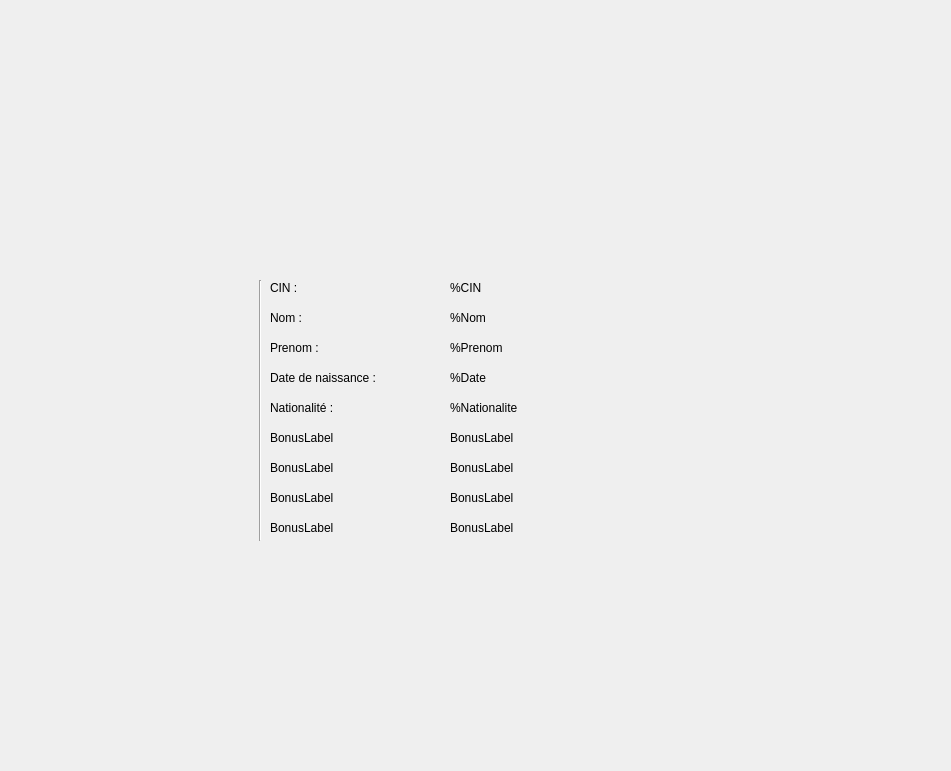
<?xml version="1.0" encoding="UTF-8"?>
<ui version="4.0">
 <class>acceuil</class>
 <widget class="QFrame" name="acceuil">
  <property name="geometry">
   <rect>
    <x>0</x>
    <y>0</y>
    <width>951</width>
    <height>771</height>
   </rect>
  </property>
  <property name="windowTitle">
   <string>Frame</string>
  </property>
  <property name="styleSheet">
   <string notr="true">font: 12pt &quot;Open Sans&quot;;</string>
  </property>
  <widget class="QLabel" name="UserIcon">
   <property name="geometry">
    <rect>
     <x>0</x>
     <y>285</y>
     <width>241</width>
     <height>251</height>
    </rect>
   </property>
   <property name="styleSheet">
    <string notr="true">border-image: url(:/Icons/user.png);</string>
   </property>
   <property name="text">
    <string/>
   </property>
  </widget>
  <widget class="Line" name="Line">
   <property name="geometry">
    <rect>
     <x>250</x>
     <y>280</y>
     <width>20</width>
     <height>261</height>
    </rect>
   </property>
   <property name="orientation">
    <enum>Qt::Vertical</enum>
   </property>
  </widget>
  <widget class="QLabel" name="CIN">
   <property name="geometry">
    <rect>
     <x>270</x>
     <y>280</y>
     <width>41</width>
     <height>16</height>
    </rect>
   </property>
   <property name="text">
    <string>CIN :</string>
   </property>
  </widget>
  <widget class="QLabel" name="cinlabel">
   <property name="geometry">
    <rect>
     <x>450</x>
     <y>280</y>
     <width>161</width>
     <height>16</height>
    </rect>
   </property>
   <property name="text">
    <string>%CIN</string>
   </property>
  </widget>
  <widget class="QLabel" name="Nom">
   <property name="geometry">
    <rect>
     <x>270</x>
     <y>310</y>
     <width>51</width>
     <height>16</height>
    </rect>
   </property>
   <property name="text">
    <string>Nom :</string>
   </property>
  </widget>
  <widget class="QLabel" name="nomlabel">
   <property name="geometry">
    <rect>
     <x>450</x>
     <y>310</y>
     <width>161</width>
     <height>16</height>
    </rect>
   </property>
   <property name="text">
    <string>%Nom</string>
   </property>
  </widget>
  <widget class="QLabel" name="Prenom">
   <property name="geometry">
    <rect>
     <x>270</x>
     <y>340</y>
     <width>71</width>
     <height>16</height>
    </rect>
   </property>
   <property name="text">
    <string>Prenom :</string>
   </property>
  </widget>
  <widget class="QLabel" name="prenomlabel">
   <property name="geometry">
    <rect>
     <x>450</x>
     <y>340</y>
     <width>161</width>
     <height>16</height>
    </rect>
   </property>
   <property name="text">
    <string>%Prenom</string>
   </property>
  </widget>
  <widget class="QLabel" name="Date">
   <property name="geometry">
    <rect>
     <x>270</x>
     <y>370</y>
     <width>151</width>
     <height>16</height>
    </rect>
   </property>
   <property name="text">
    <string>Date de naissance :</string>
   </property>
  </widget>
  <widget class="QLabel" name="datelabel">
   <property name="geometry">
    <rect>
     <x>450</x>
     <y>370</y>
     <width>161</width>
     <height>16</height>
    </rect>
   </property>
   <property name="text">
    <string>%Date</string>
   </property>
  </widget>
  <widget class="QLabel" name="Nationalite">
   <property name="geometry">
    <rect>
     <x>270</x>
     <y>400</y>
     <width>101</width>
     <height>16</height>
    </rect>
   </property>
   <property name="text">
    <string>Nationalité :</string>
   </property>
  </widget>
  <widget class="QLabel" name="nationalitelabel">
   <property name="geometry">
    <rect>
     <x>450</x>
     <y>400</y>
     <width>161</width>
     <height>16</height>
    </rect>
   </property>
   <property name="text">
    <string>%Nationalite</string>
   </property>
  </widget>
  <widget class="QLabel" name="Bonus">
   <property name="geometry">
    <rect>
     <x>270</x>
     <y>430</y>
     <width>101</width>
     <height>16</height>
    </rect>
   </property>
   <property name="text">
    <string>BonusLabel</string>
   </property>
  </widget>
  <widget class="QLabel" name="Bonus_2">
   <property name="geometry">
    <rect>
     <x>270</x>
     <y>460</y>
     <width>101</width>
     <height>16</height>
    </rect>
   </property>
   <property name="text">
    <string>BonusLabel</string>
   </property>
  </widget>
  <widget class="QLabel" name="Bonus_3">
   <property name="geometry">
    <rect>
     <x>270</x>
     <y>490</y>
     <width>101</width>
     <height>16</height>
    </rect>
   </property>
   <property name="text">
    <string>BonusLabel</string>
   </property>
  </widget>
  <widget class="QLabel" name="Bonus_4">
   <property name="geometry">
    <rect>
     <x>270</x>
     <y>520</y>
     <width>101</width>
     <height>16</height>
    </rect>
   </property>
   <property name="text">
    <string>BonusLabel</string>
   </property>
  </widget>
  <widget class="QLabel" name="Bonuslabel">
   <property name="geometry">
    <rect>
     <x>450</x>
     <y>430</y>
     <width>101</width>
     <height>16</height>
    </rect>
   </property>
   <property name="text">
    <string>BonusLabel</string>
   </property>
  </widget>
  <widget class="QLabel" name="Bonuslabel_2">
   <property name="geometry">
    <rect>
     <x>450</x>
     <y>460</y>
     <width>101</width>
     <height>16</height>
    </rect>
   </property>
   <property name="text">
    <string>BonusLabel</string>
   </property>
  </widget>
  <widget class="QLabel" name="Bonuslabel_3">
   <property name="geometry">
    <rect>
     <x>450</x>
     <y>490</y>
     <width>101</width>
     <height>16</height>
    </rect>
   </property>
   <property name="text">
    <string>BonusLabel</string>
   </property>
  </widget>
  <widget class="QLabel" name="Bonuslabel_4">
   <property name="geometry">
    <rect>
     <x>450</x>
     <y>520</y>
     <width>101</width>
     <height>16</height>
    </rect>
   </property>
   <property name="text">
    <string>BonusLabel</string>
   </property>
  </widget>
 </widget>
 <resources/>
 <connections/>
</ui>
